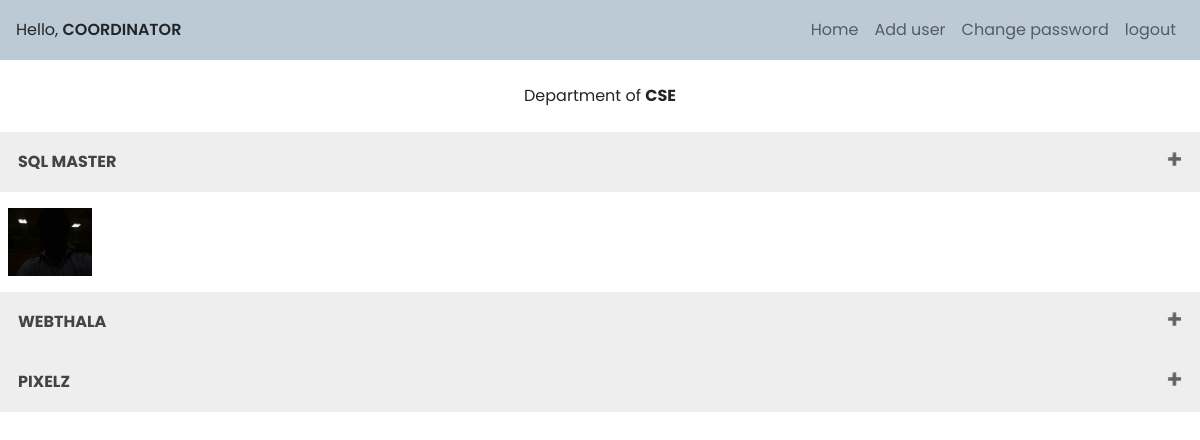
The app's page /dashboard.php (signed in), older data.
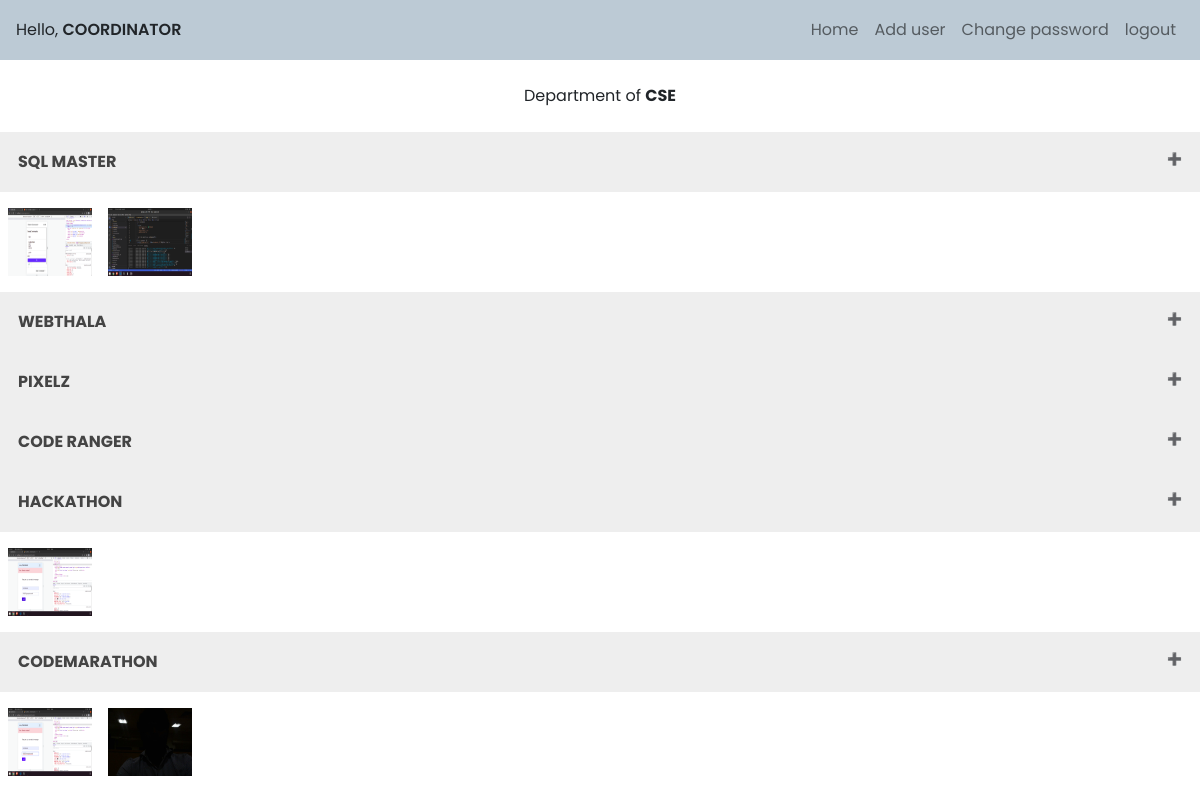
The same page, newer data.
### tables this page shows
CREATE TABLE `competitions` (
  `eveSno` int(255) NOT NULL,
  `eveID` varchar(255) NOT NULL,
  `eveName` varchar(255) NOT NULL,
  `eveDepartment` varchar(255) NOT NULL,
  `eveImg` varchar(100) DEFAULT NULL,
  `about` text DEFAULT NULL,
  `structure` text DEFAULT NULL,
  `timeline` text DEFAULT NULL,
  `faq` text DEFAULT NULL,
  `rules` text DEFAULT NULL,
  `contact_info` varchar(255) DEFAULT NULL,
  `sponImg` varchar(100) DEFAULT NULL,
  `isRegistrationsOpened` int(10) NOT NULL DEFAULT 0,
  `minTeam` int(10) NOT NULL DEFAULT 1,
  `maxTeam` int(10) NOT NULL DEFAULT 1
);

### includes/getBack.php (called while the page is built, shortened)
<?php
$user = $_SESSION['user'];
$usernameOriginal = $_SESSION['name'];
$pieces = explode("@",$usernameOriginal);
?>

### dashboard.php (the view, shortened to what this page needs)
<?php
    include "./includes/admin-header.php";
    include "./includes/getBack.php";
    include "./includes/admin-nav.php";
    include "./includes/connect.php";
?>
<?php
if($user=='coordinator'){
    echo "<br><center>Department of <b style='text-transform:uppercase;'>".$pieces[0]."</b></center></br>";
    $response = mysqli_query($connection,"SELECT * FROM competitions WHERE eveDepartment='$pieces[0]'");
    if(mysqli_num_rows($response)>0){
        while($row = mysqli_fetch_assoc($response)){
            $fetchedEvent = $row['eveName'];
            $fetchedAbout = $row['about'];
            $fetchedstructure = $row['structure'];
            $fetchedtimeline = $row['timeline'];
            $fetchedfaq = $row['faq'];
            $fetchedRules = $row['rules'];
            $fetchedcontact = $row['contact_info'];
            $fetchedimg = $row['eveImg'];
            $fetchedsponimg = $row['sponImg'];
            echo "<center><button class='accordion'> <b>$fetchedEvent</b> </button>
                  <div class='panel'>
                  <br>
                     <div class='form-group'>
                         <textarea class='form-control heightClass' placeholder='About' disabled> $fetchedAbout </textarea>
                     </div>
                     <br>
                     <div class='form-group'>
                         <textarea class='form-control heightClass' placeholder='Rules' disabled> $fetchedstructure </textarea>
                     </div>
                     <br>
                     <div class='form-group'>
                         <textarea class='form-control heightClass' placeholder='Timeline' disabled> $fetchedtimeline </textarea>
                     </div>
                     <br>
                     <div class='form-group'>
                         <textarea class='form-control heightClass' placeholder='FAQs' disabled> $fetchedfaq </textarea>
                     </div>
                     <br>
                     <div class='form-group'>
                         <textarea class='form-control heightClass' placeholder='Rules' disabled> $fetchedRules </textarea>
                     </div>
                     <br>
                     <div class='form-group'>
                         <textarea class='form-control heightClass' placeholder='Contact' disabled> $fetchedcontact </textarea>
                     </div>
                  </div><br></center>";
                  if ($fetchedimg){
                    echo "<img src='images/$fetchedimg' class='eveimage'>";
                  }
                  if ($fetchedsponimg){
                    echo "<img src='images/$fetchedsponimg' class='eveimage'>";
                  }
        }
    }
}
?>

### includes/admin-header.php (shortened to what this page needs)
<!DOCTYPE html>
<html lang="en">
  <head>
    <link
      rel="stylesheet"
      href="https://cdn.jsdelivr.net/npm/bootstrap@5.1.3/dist/css/bootstrap.min.css"
    />
    <link rel="stylesheet" href="./css/admin.css" />
    <link href='https://unpkg.com/boxicons@2.1.2/css/boxicons.min.css' rel='stylesheet'>
  </head>
  <body>

### includes/admin-nav.php (shortened to what this page needs)
<?php
    include "./includes/getBack.php";
?>
<nav class="navbar navbar-expand-lg navbar-light" style="background-color: #bccad5;">
  <p>Hello, <span style="text-transform:uppercase; font-weight:600;"><?php echo $user;?></span></p>
  <div class="collapse navbar-collapse" id="navbarNavAltMarkup">
    <div class="navbar-nav">
      <a class="nav-item nav-link" href="dashboard.php">Home</a>
      <?php
        if($user!='organizer' && $user!='w_organizer'){
            echo "<a href='addUsr.php' class='nav-item nav-link'>Add user</a>";
        }
      ?>
      <a class="nav-item nav-link" href="passChange.php">Change password</a>
      <a class="nav-item nav-link" href="logout.php">logout</a>
    </div>
  </div>
</nav>

### css/admin.css (style rules this page uses)
* { padding: 0; margin: 0; font-family: "Poppins", sans-serif; }
.navbar { width: 100%; min-height: 60px; height: auto; margin: 0 auto; display: flex; justify-content: space-between; align-items: center; padding: 0 1em; }
.navbar p { margin: 0; }
a { text-decoration: none; }

### includes/admin-nav.php (style rules this page uses)
.navbar-expand-lg .navbar-collapse { justify-content: flex-end !important; }

### dashboard.php (style rules this page uses)
.eveimage { width:100px; height:100px; padding:1em 0.5em; }
.accordion { background-color: #eee; color: #444; cursor: pointer; padding: 18px; width: 100%; text-align: left; border: none; outline: none; transition: 0.4s; text-transform: uppercase; }
.accordion:after { content: '\02795'; font-size: 12px; color: #777; float: right; margin-left: 5px; }

Row changes from the older to the newer data that the page shows:
changed competitions "SQL MASTER": eveImg: picture added; sponImg: a different picture
added competitions: eveName "CODE RANGER"
added competitions: eveName "HACKATHON", eveImg (picture)
added competitions: eveName "CODEMARATHON", eveImg (picture), sponImg (picture)
